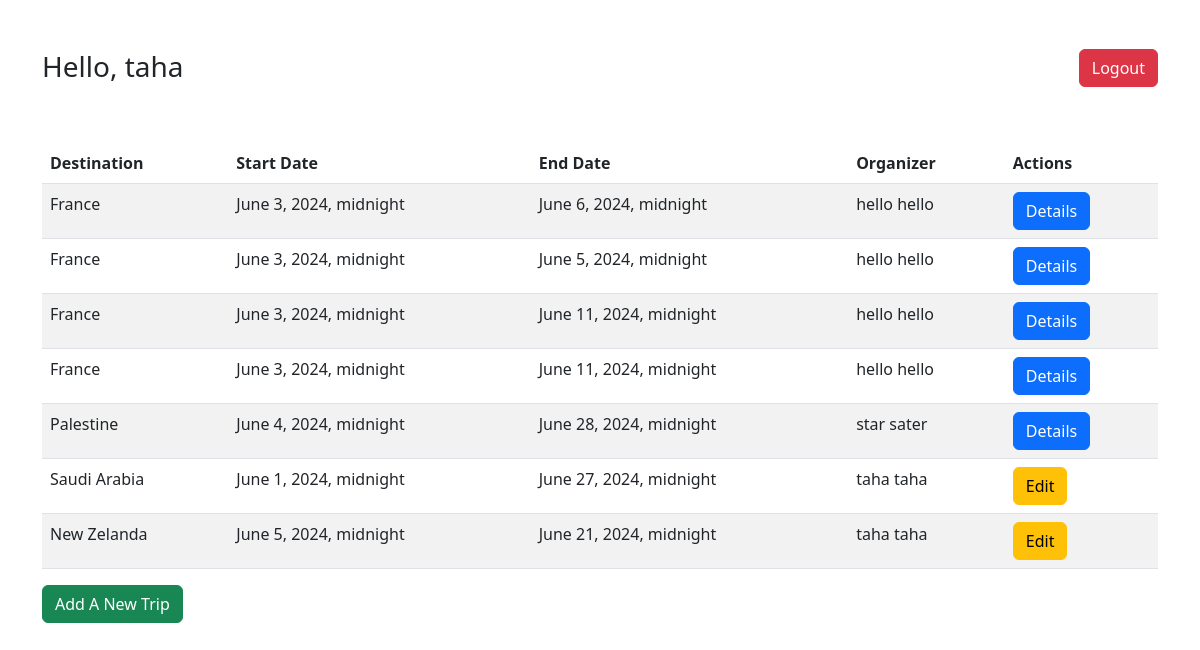
The page /dashboard (signed in) on the database as committed earlier.
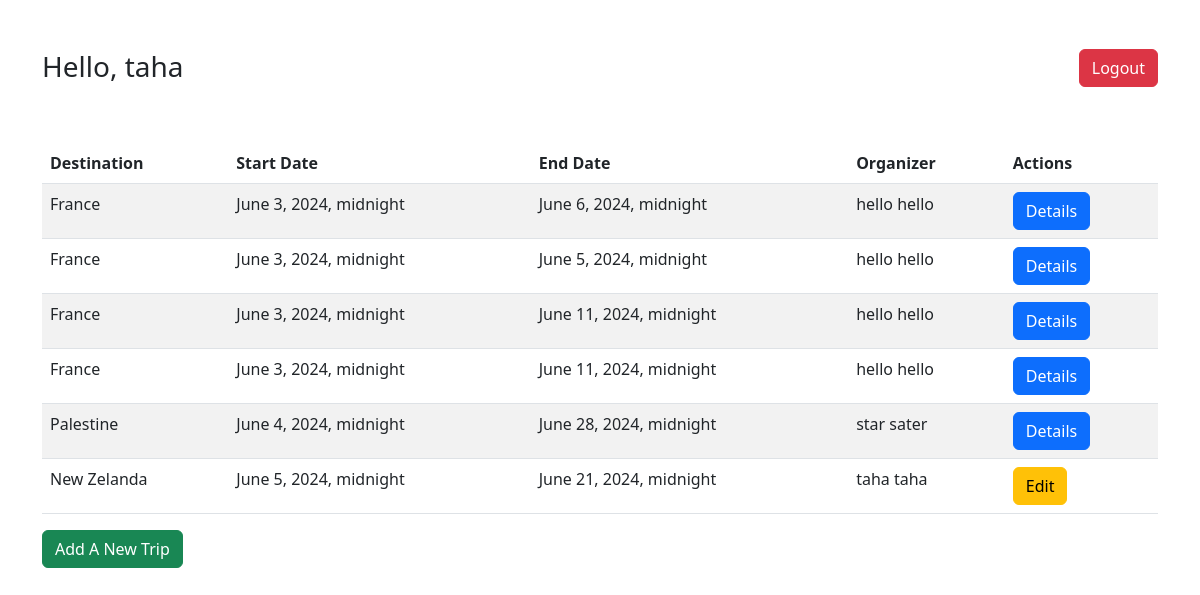
The same page on the database as committed later.
### myapp/models.py (models this page shows)
class User(models.Model):
    firstname = models.CharField(max_length=255)
    lastname = models.CharField(max_length=255)
    email = models.CharField(max_length=255)
    password = models.CharField(max_length=255)
    created_at = models.DateTimeField(auto_now_add=True)
    updated_at = models.DateTimeField(auto_now=True)
    objects = UserManager()

class Trip(models.Model):
    destination = models.CharField(max_length=255)
    start_date = models.DateTimeField()
    end_date = models.DateTimeField()
    travelers = models.ManyToManyField(User, related_name="trips")
    itinerary = models.CharField(max_length=50)
    created_at = models.DateTimeField(auto_now_add=True)
    updated_at = models.DateTimeField(auto_now=True)
    organizer = models.ForeignKey(User, related_name="user_trips", on_delete=models.CASCADE)
    objects = TripManager()

### myapp/views.py (the view)
# urls.py: path('dashboard', views.dashboard),
def dashboard(request):
    if not 'user_id' in request.session:
        return redirect('/')
    context = {
        'trips':Trip.objects.all(),
        "user" : User.objects.get(id=request.session['user_id'])
    }
    return render(request, "dashboard.html", context)

### myapp/Templates/dashboard.html (shortened to what this page needs)
<!DOCTYPE html>
<html lang="en">
<head>
    <link href="https://cdn.jsdelivr.net/npm/bootstrap@5.2.0-beta1/dist/css/bootstrap.min.css" rel="stylesheet">
</head>
<body>
    <div class="container mt-5">
        <div class="d-flex justify-content-between align-items-center">
            <h3>Hello, {{user.firstname}}</h3>
            <h3><a href="/logout" class="btn btn-danger">Logout</a></h3>
        </div>
    </div>
    <div class="container mt-5">
        <table class="table table-striped">
            <thead>
                <tr>
                    <th>Destination</th>
                    <th>Start Date</th>
                    <th>End Date</th>
                    <th>Organizer</th>
                    <th>Actions</th>
                </tr>
            </thead>
            <tbody>
                {% for trip in trips %}
                <tr>
                    <td>{{ trip.destination }}</td>
                    <td>{{ trip.start_date }}</td>
                    <td>{{ trip.end_date }}</td>
                    <td>{{ trip.organizer.firstname }} {{ trip.organizer.lastname }}</td>
                    {% if user.id == trip.organizer.id %}
                    <td><a href="/trips/{{ trip.id }}/edit" class="btn btn-warning">Edit</a></td>
                    {% else %}
                    <td><a href="/trips/{{ trip.id }}" class="btn btn-primary">Details</a></td>
                    {% endif %}
                </tr>
                {% endfor %}
            </tbody>
        </table>
        <a href="/trips/new" class="btn btn-success">Add A New Trip</a>
    </div>
</body>
</html>

Rows that differ between the two databases and show on the page:
removed Trip: destination "Saudi Arabia", start_date "June 1, 2024, midnight", end_date "June 27, 2024, midnight", organizer.firstname "taha", organizer.lastname "taha"
